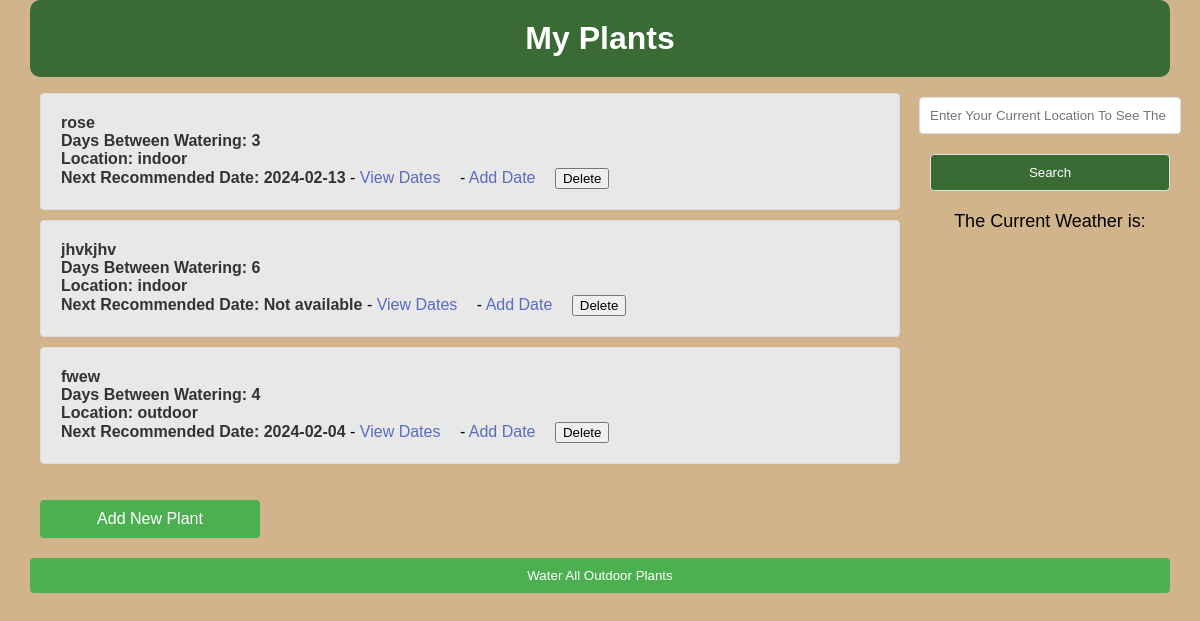
The page / on the database its author committed.
### app.py (models this page shows)
class Plant(db.Model):
    id = db.Column(db.Integer, primary_key=True)
    name = db.Column(db.String(100), nullable=False)
    watering_interval = db.Column(db.Integer, nullable=False, default=7)
    dates = db.relationship('WateringDate', backref='plant', lazy=True)
    plant_type = db.Column(db.String(10), nullable=False, default='indoor')
    def next_watering_date(self):
        if self.dates:
            last_watering_date = max(date.date for date in self.dates)
            return last_watering_date + timedelta(days=self.watering_interval)
        return "Not available"

class WateringDate(db.Model):
    id = db.Column(db.Integer, primary_key=True)
    date = db.Column(db.Date, nullable=False)
    plant_id = db.Column(db.Integer, db.ForeignKey('plant.id'), nullable=False)

### app.py (the view)
@app.route('/')
def index():
    plants = Plant.query.all()
    return render_template('index.html', plants=plants)

### templates/index.html (shortened to what this page needs)
<!DOCTYPE html>
<html lang="en">
<head>
    <link rel="stylesheet" href="{{ url_for('static', filename='index.css') }}">
</head>
<body>
    <div class="main-container">
    <h1>My Plants</h1>
    <div class="content-container">
    <div class="left-container">
        <input class="weatherInput" type="text" placeholder="Enter Your Current Location To See The Weather">
        <input class="weatherBtn" type="submit" value="Search" />
    <p class="temp">The Current Weather is: </p>
</div>
    <div class="right-container">
    <ul id="plants-list">
        {% for plant in plants %}
        <li>
            <strong>{{ plant.name }}</strong>
            <br>
            <strong>Days Between Watering: {{ plant.watering_interval }}</strong>
            <br>
            <strong>Location: {{ plant.plant_type }} </strong>
            <br>
            <strong>Next Recommended Date:  {{ plant.next_watering_date()  }}</strong>
            - <a href="{{ url_for('view_plant', plant_id=plant.id) }}">View Dates</a>
            - <a href="{{ url_for('add_date', plant_id=plant.id) }}">Add Date</a>
            <form action="{{ url_for('delete_plant', plant_id=plant.id) }}" method="post">
                <button type="submit">Delete</button>
            </form>
        </li>
        {% endfor %}
    </ul>
    </div>
    </div>
</div>
    <a class="add-plant-link" href="/create_plant">Add New Plant</a>
    <form action="{{ url_for('add_date_to_all') }}" method="post">
        <button class="water-all-button" type="submit">Water All Outdoor Plants</button>
    </form>
</body>
</html>

### static/index.css (style rules this page uses)
body { font-family: Arial, sans-serif; background-color: #D2B48C; margin: 0; padding: 0; }
h1 { background-color: #3A6B35; color: white; text-align: center; padding: 20px 0; border-radius: 10px; width: 95%; margin: auto; }
.main-container { display: flex; flex-direction: column; }
.content-container { display: flex; justify-content: space-between; }
.left-container { order: 2; flex: 1; }
.right-container { order: 1; flex: 3; }
.weatherInput, .weatherBtn { display: block; width: 80%; margin: 20px auto; padding: 10px; border: 1px solid #ddd; border-radius: 4px; }
.weatherBtn { background-color: #3A6B35; color: white; cursor: pointer; }
.temp, .waterRecc { text-align: center; font-size: 18px; margin-top: 20px; }
#plants-list { list-style: none; padding-left:40px; }
#plants-list li { background-color: #e8e8e8; border: 1px solid #ddd; padding: 20px; margin-bottom: 10px; border-radius: 4px; }
#plants-list strong { color: #333; }
#plants-list a { text-decoration: none; color: #5C6BC0; margin-right: 15px; }
#plants-list form { display: inline; }
.add-plant-link { display: block; width: 200px; margin: 20px; margin-left: 40px; text-align: center; padding: 10px; background-color: #4CAF50; color: white; text-decoration: none; border-radius: 4px; }
.water-all-button { display: block; width: 95%; margin: 20px auto; padding: 10px; background-color: #4CAF50; color: white; text-align: center; border: none; border-radius: 4px; cursor: pointer; }

### rows shown on the page
Plant: name "rose", watering_interval "3", plant_type "indoor", next_watering_date "2024-02-13"
Plant: name "jhvkjhv", watering_interval "6", plant_type "indoor", next_watering_date "Not available"
Plant: name "fwew", watering_interval "4", plant_type "outdoor", next_watering_date "2024-02-04"
